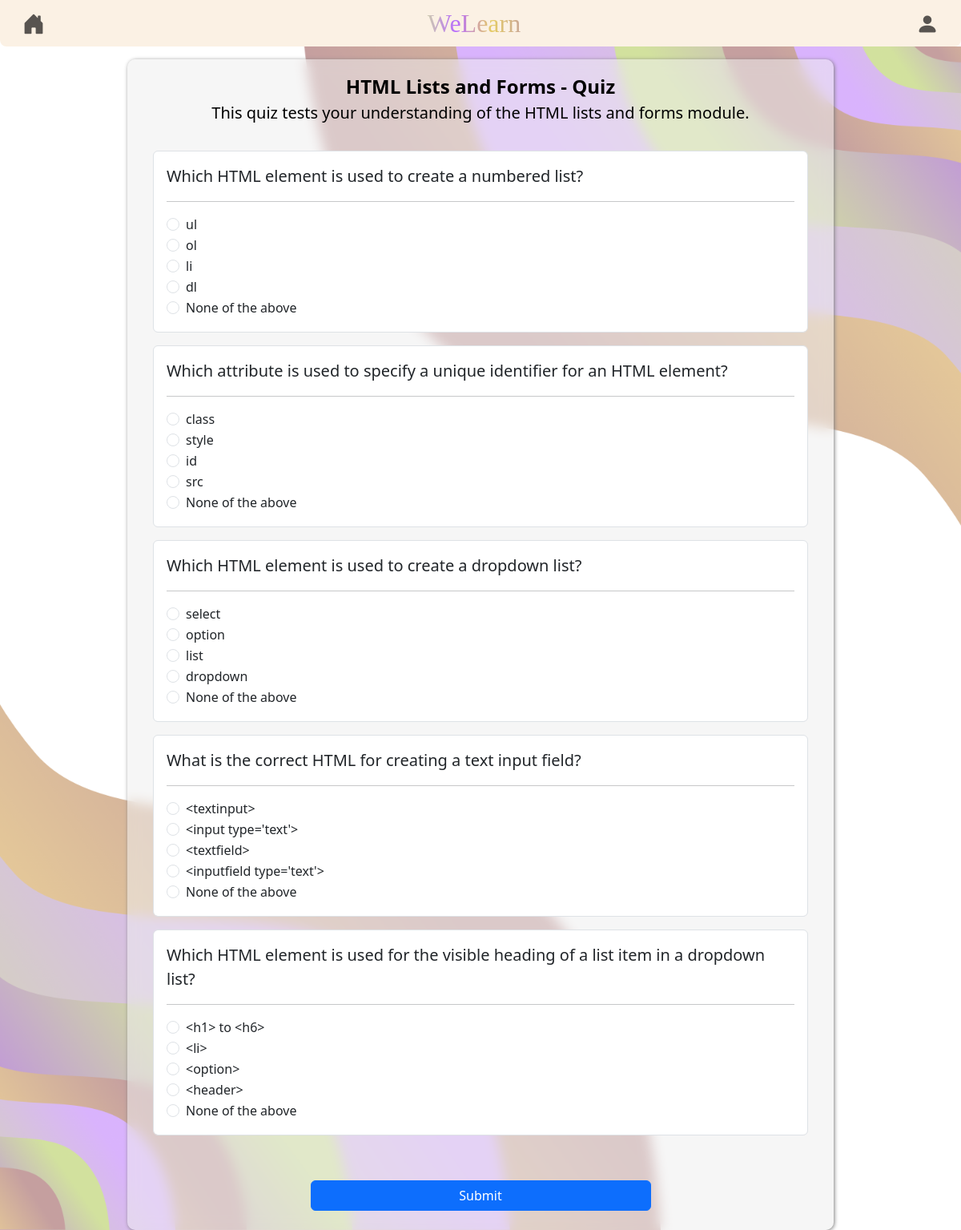
Page /quiz/4/ (signed in) on the committed database.
### welearn/models.py (models this page shows)
class Quiz(models.Model):
    module = models.OneToOneField(Module, related_name="quiz", on_delete=models.CASCADE)
    title = models.CharField(max_length=200)
    description = models.TextField()
    grade_required = models.PositiveIntegerField(verbose_name="Percentage Required",
                                                 validators=[
                                                     MaxValueValidator(100),
                                                     MinValueValidator(1)
                                                 ]
                                                 )

class Question(models.Model):
    quiz = models.ForeignKey(Quiz,related_name="questions", on_delete=models.CASCADE)
    text = models.TextField()

### welearn/views.py (the view)
# urls.py: path('quiz/<int:module_id>/', views.quiz_detail, name='quiz_detail'),
@login_required
def quiz_detail(request, module_id):
    quiz = get_object_or_404(Quiz, module__id=module_id)
    if request.method == 'POST':
        form = QuizForm(request.POST, quiz=quiz)
        if form.is_valid():
            score = 0
            for question in quiz.questions.all():
                selected_option_id = form.cleaned_data[f'question_{question.id}']
                selected_option = get_object_or_404(Option, pk=selected_option_id)
                if selected_option.is_correct:
                    score += 1
            we_user = WeUser.objects.get(id=request.user.id)
            quiz_attempt, created = QuizAttempt.objects.get_or_create(user=we_user, quiz=quiz)
            quiz_attempt.score = score
            quiz_attempt.max_score = quiz.questions.count()
            percent = (quiz_attempt.score * 100)/quiz_attempt.max_score
            if percent >= quiz_attempt.quiz.grade_required:
                quiz_attempt.is_passed = True
            quiz_attempt.save()
            return redirect('welearn:quiz_result', module_id=module_id)
    else:
        form = QuizForm(quiz=quiz)
    context = {
        'quiz': quiz,
        'form': form,
    }
    return render(request, 'quiz_page.html', context)

### welearn/forms.py
class QuizForm(forms.Form):
    def __init__(self, *args, **kwargs):
        quiz = kwargs.pop('quiz')
        super(QuizForm, self).__init__(*args, **kwargs)
        questions = quiz.questions.all()
        for question in questions:
            options = Option.objects.filter(question=question)
            choices = [(option.id, option.text) for option in options]
            self.fields[f'question_{question.id}'] = forms.ChoiceField(
                label=question.text,
                choices=choices,
                widget=forms.RadioSelect(attrs={'class': 'form-check-input'})
            )

### welearn/templates/quiz_page.html (shortened to what this page needs)
{% extends 'base.html' %}
{% block body_block %}
    <div class="container-fluid pt-3">
        <div class="blur-container w-75 mx-auto">
            <div class="blur-background  p-3">
                <div class="fs-4 fw-bold text-center">{{ quiz.title }}</div>
                <div class="fs-5 text-center">{{ quiz.description }}</div>
                <form method="post">
                    <div class="p-3 mb-4 mt-3">
                        {% for field in form %}
                            <div class="form-control mb-3 p-3">
                                <div class="mb-2">
                                    <label class="m-0 fs-5" for="{{ field.name }}">{{ field.label }} </label>
                                    <hr/>
                                </div>
                                {% if field.field.widget.input_type == 'radio' %}
                                    {% for radio in field %}
                                        <div class="form-check">
                                            {{ radio }}
                                        </div>
                                    {% endfor %}
                                {% else %}
                                    {{ field }}
                                {% endif %}
                            </div>
                        {% endfor %}
                    </div>
                    <div class="d-grid gap-2 col-6 mx-auto mb-2">
                        <input class="btn btn-primary" type="submit" value="Submit">
                    </div>
                </form>
            </div>
        </div>
    </div>
{% endblock %}

### welearn/static/css/global.css (style rules this page uses)
:root { --background-url: url("../images/background-large.png"); }
body { height:100%; }
html { height:100%; }
.blur-container { -webkit-backdrop-filter: blur(8px); backdrop-filter: blur(8px); box-shadow: grey 1px 1px 5px; border-radius: 10px; }
.blur-background { border-radius: 10px; }
.light-theme .blur-background { background-color: #EEEEEE88; color:black; }

### rows in the picture
Quiz: title "HTML Lists and Forms - Quiz", description "This quiz tests your understanding of the HTML lists and forms module."
Question: label "Which HTML element is used to create a numbered list?"
Question: label "Which attribute is used to specify a unique identifier for an HTML element?"
Question: label "Which HTML element is used to create a dropdown list?"
Question: label "What is the correct HTML for creating a text input field?"
Question: label "Which HTML element is used for the visible heading of a list item in a dropdown list?"
